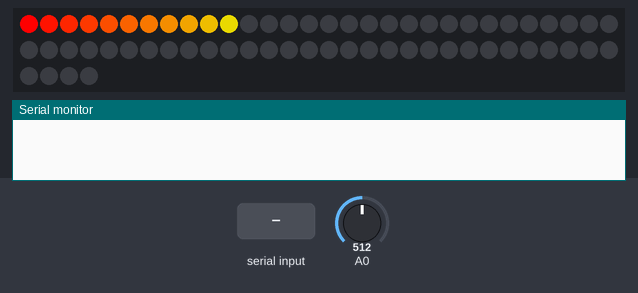
Recording of a program running on a simulated Arduino Uno, built with avr-gcc and run on an emulated ATmega328P. On the bench: 64 RGB LEDs in strip order, left to right, continuing on the next row, the last lines printed to the serial monitor. The test bench sets the inputs (shaded band); at power-on: A0 = 512. Dim RGB values are drawn brighter than linear.

Above: at 0.54 s.
At 4.5 s:
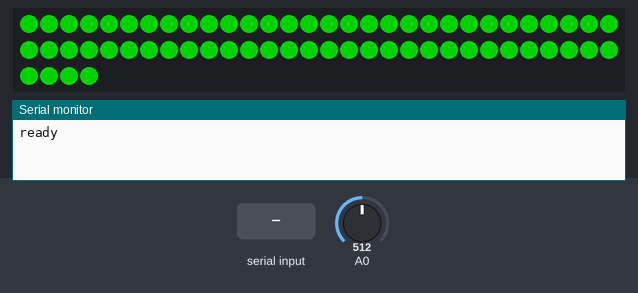
4.6 s: "set\n" received over Serial
At 5.8 s:
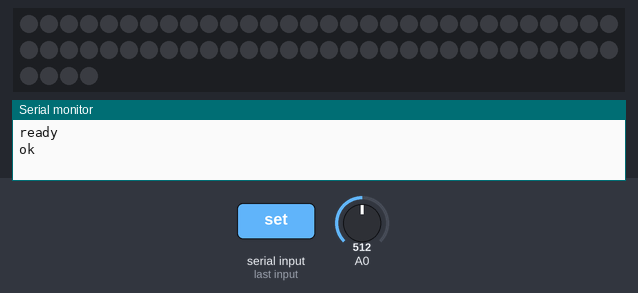
6.1 s: "get\n" received over Serial
7.6 s: "snc\n" received over Serial
Timing chart, 0 to 10.6 s (numbered marks = the images above; inputs shaded):
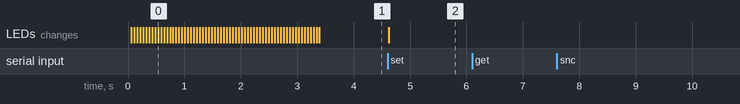

The program:

main.cpp
```cpp
// Led strip example

// #include "LedStrip.h"

// LedStrip<5> led_strip(8);

// void setup()
// {
//   led_strip.Clear();

//   for (uint32_t j = 0; j < led_strip.Size(); j++)
//     led_strip.Set(j, CRGB::Beige);
//   led_strip.Update();
// }

// void loop()
// {
//   delay(1000);
// }

// Button matrix example
#include "ButtonMatrix.h"
#include <String.h>
#include "LedStrip.h"
#include "CommandParser.h"

LedStrip<11> led_strip(64);
uint8_t power_pins_array[] = {2, 4};
ButtonMatrix button_matrix((uint32_t)2, (uint32_t)2, &power_pins_array[0], A0);
void setup()
{
  led_strip.TurnRainbowOnAnimation(50);
  led_strip.Fill(CRGB::Green);
  led_strip.Update();
  button_matrix.Setup();
  Serial.begin(115200);
  Serial.write("ready\n");
}
void loop()
{
  String command = Serial.readStringUntil('\n');
  Parse(command, led_strip, button_matrix);
}
/*
#include <Arduino.h>
#include <String.h>
#include "LedStrip.h"
LedStrip<11> led_strip(8);
CRGB ParseColor(String color_str);

#include <String.h>

uint32_t HandleChar(const char c);
uint32_t ToDecimal(const String &color_str);

void setup()
{
  Serial.begin(115200);
  Serial.write("ready\n");
  led_strip.Fill(CRGB::Green);
  led_strip.Update();
}
void loop()
{
  if (Serial.available())
  {

    String message = Serial.readStringUntil('\n');
    if (message.substring(0, 3) == "set")
    {
      // set board colors
      message.remove(0, 3);
      for (uint32_t i = 0; i < led_strip.Size(); i++)
      {
        String color_str = message.substring(i * 7, 6);
        CRGB color = ParseColor(color_str);
        led_strip.Set(i, color);
      }
      led_strip.Update();
      // Serial.print(1);
      Serial.write("ok\n");
    }
    else if (message.substring(0, 3) == "get")
    {

      // set board state
      message.remove(0, 3);
      Serial.print(0);
      Serial.print('\n');
    }
    // Serial.print('\n');
  }
  else
  {

    button_matrix.Scan();
  }
  // Serial.print("ok\n");
}

*/
```

ButtonMatrix.cpp
```cpp
#include "ButtonMatrix.h"
```

ButtonMatrix.h
```cpp
/// Handles button pres detection
/// Can by multiplexing over provided connections
/// Library is Arduino specific
#include <stdint.h>
#include <assert.h>

#include <Arduino.h>

#ifndef BUTTON_MATRIX_H
#define BUTTON_MATRIX_H

struct PinState
{

    inline static uint8_t High = 1;
    inline static uint8_t Low = 0;
    static uint8_t Not(uint8_t state)
    {
        if (state == 0)
            return PinState::High;
        else
            return PinState::Low;
    }
};

class ButtonMatrix
{
public:
    // button matrix height (no_buttons in height)
    uint32_t height;
    // button matrix width (no_buttons in width), number of pins used as output
    uint32_t width;
    // pins used as outputs (array length must mach width parameter)
    uint8_t *power_pins_array;

    uint8_t analog_input_pin;
    // button current states, has length of height * width
    bool *button_matrix;

    uint32_t no_debouncer_measurements = 100;
    ButtonMatrix(const uint32_t height,
                 const uint32_t width,
                 uint8_t *power_pins_array,
                 const uint8_t analog_input_pin) : width(width), height(height), analog_input_pin(analog_input_pin)
    {
        /// constructs ButtonMatrix object, in main file should be constructed
        /// as global object
        /// @param width button matrix width (no_buttons in width)
        /// @param height button matrix height (no_buttons in height)
        /// @param power_pins_array pins used as outputs (array length must mach width parameter)

        /// @note passed pins must be addresable pins on your board

        this->power_pins_array = new uint8_t[width];
        for (uint32_t i = 0; i < width; i++)
            this->power_pins_array[i] = power_pins_array[i];

        button_matrix = new bool[width * height];
        for (uint32_t i = 0; i < width * height; i++)
            button_matrix[i] = false;
    };
    void Setup()
    {
        /// SEt up function should be invoked in the "setup()" function
        for (uint32_t w = 0; w < width; w++)
            pinMode(power_pins_array[w], OUTPUT);
    }
    uint32_t Scan()
    {
        /// scans buttons and updates button matrix field with new states
        /// this function might take a while to excute
        // uint32_t voltage = 0;
        // for (uint32_t i = 0; i < no_debouncer_measurements; i++)
        //     voltage += analogRead(analog_input_pin);

        return analogRead(analog_input_pin);
    }
    void DecodeVoltageMeasurement(uint32_t voltage)
    {
    }
    bool GetState(const uint32_t w, const uint32_t h)
    {
        return button_matrix[Conv1d(w, h)];
    }

    uint32_t GetHeight()
    {
        return height;
    }
    uint32_t GetWidth()
    {
        return width;
    }

    void SetStripStateHigh(const uint32_t w)
    {
        for (uint32_t i = 0; i < width; i++)
            digitalWrite(power_pins_array[w], LOW);
        digitalWrite(power_pins_array[w], HIGH);
    }
    uint32_t ReadStripState(const uint32_t w)
    {

        auto voltage = Scan();
        DecodeVoltageMeasurement(voltage);
        return voltage;
    }

    uint32_t Conv1d(const uint32_t h, const uint32_t w)
    {
        assert(h < height && w < width);
        return h * width + w;
    }
};

#endif
```

CommandParser.h
```cpp
#include "ButtonMatrix.h"
#include "LedStrip.h"
#include <String.h>

uint32_t ToDecimal(const String &color_str);
uint32_t HandleChar(const char c);
CRGB ParseColor(String color_str);

template <uint8_t PIN>
int HandleLedStripUpdate(String command, LedStrip<PIN> &led_strip_handle);

int HandleBoardScan(ButtonMatrix &button_matrix_handle);

template <uint8_t PIN>
void Parse(const String &command, LedStrip<PIN> &led_strip_handle, ButtonMatrix &button_matrix_handle)
{
    if (command.substring(0, 3) == "set")
    {
        HandleLedStripUpdate(command, led_strip_handle);
        Serial.write('\n');
    }
    else if (command.substring(0, 3) == "get")
    {
        HandleBoardScan(button_matrix_handle);
        Serial.write('\n');
    }
    else if (command.substring(0, 3) == "snc") // synchronize
    {
        HandleLedStripUpdate(command, led_strip_handle);
        HandleBoardScan(button_matrix_handle);
        Serial.write('\n');
    }
}

template <uint8_t PIN>
int HandleLedStripUpdate(String command, LedStrip<PIN> &led_strip_handle)
{
    command.remove(0, 3);
    led_strip_handle.Clear();
    String message = "";
    for (uint32_t i = 0; i < led_strip_handle.Size(); i++)
    {
        String color_str = command.substring(i * 7, i * 7 + 6);
        // message += color_str;
        // message += " ";
        CRGB color = ParseColor(color_str);
        // message += String((int)color[0]);
        // message += " ";
        // message += color.g;
        // message += " ";
        // message += color.g;
        // message += " ";
        uint32_t id = i;

        {
            int r = id / 8;
            int c = id % 8;

            if (r % 2 == 1)
                c = 7 - c;

            id = r * 8 + c;
        }
        led_strip_handle.Set(id, color);
    }

    led_strip_handle.Update();
    // Serial.write(message.c_str());
    Serial.write("ok");

    // Serial.write("GENERAL BUTTON MATRIX ERROR");

    return 0;
}

int HandleBoardScan(ButtonMatrix &button_matrix_handle)
{
    String answer = "";
    for (int16_t w = 0; w < button_matrix_handle.GetWidth(); w++)
    {
        answer += String(w) + ' ';
        button_matrix_handle.SetStripStateHigh(w);
        answer += String(button_matrix_handle.Scan());
        answer += ' ';
    }
    Serial.write("ok");
    Serial.write(answer.c_str());
    return 0;
}

CRGB ParseColor(String color_str)
{
    uint8_t r, g, b;
    // incoming data looks as follows:
    // e.g. e5g8ab
    // these are 3 256 bit numbers encoded in base 16 and passed together
    // if one og these is < 16 string would look like:
    // 01b700
    // always 6 characters long

    color_str.toUpperCase();
    // to prepate for base 16 to base 10 conversion
    r = ToDecimal(color_str.substring(0, 2));
    g = ToDecimal(color_str.substring(2, 4));
    b = ToDecimal(color_str.substring(4, 6));
    return CRGB(r, g, b);
}

uint32_t HandleChar(const char c)
{
    if (c >= '0' && c <= '9')
        return (int)c - '0';
    else
        return (int)c - 'A' + 10;
}

// Function to convert a number from base 16 to base 10
// to decimal
uint32_t ToDecimal(const String &color_str)
{
    int len = color_str.length();
    int power = 1; // Initialize power of base
    int num = 0;   // Initialize result
    int i;

    // Decimal equivalent is str[len-1]*1 +
    // str[len-2]*base + str[len-3]*(base^2) + ...
    for (i = len - 1; i >= 0; i--)
    {
        // A digit in input number must be
        // less than number's base
        if (HandleChar(color_str[i]) >= 16)
        {
            return -1;
        }

        num += HandleChar(color_str[i]) * power;
        power = power * 16;
    }

    return num;
}
```

LedStrip.cpp
```cpp
#include "LedStrip.h"
CRGB Rainbow(unsigned id, unsigned max_id)
{
    // sine wave algorithm
    // 3 parts
    // 1 :
    // r = cos(i) , g = sin(i), b =0
    // 2 :
    // r = 0 , g = cos(i), b = sin(x)
    // 3:
    // r = sin(i) , g = 0, b = cos(x)
    // every part is max_height / 3 translates into 0, PI/2

    // so for example in point 1/3 * max_height
    // r = cos(PI/2) = 0, g = sin(PI/2) = 1, b = 0
    char witch_third = id / (max_id / 3);

    double height_in_radians;
    switch (witch_third)
    {
    case 0:
        height_in_radians = id * M_PI / (max_id / 3) / 2;

        return CRGB(cos(height_in_radians) * 255, sin(height_in_radians) * 255,
                    0);
    case 1:
        id -= max_id / 3;
        height_in_radians = id * M_PI / (max_id / 3) / 2;
        return CRGB(0, cos(height_in_radians) * 255,
                    sin(height_in_radians) * 255);

    case 2:
        id -= 2 * max_id / 3;
        height_in_radians = id * M_PI / (max_id / 3) / 2;
        return CRGB(sin(height_in_radians) * 255, 0,
                    cos(height_in_radians) * 255);
    }

    return CRGB::Red;
}
bool IsEqual(const CRGB &color_a, const CRGB &color_b)
{
    if (color_a.r != color_b.r)
        return false;
    if (color_a.g != color_b.g)
        return false;
    if (color_a.b != color_b.b)
        return false;
    return true;
}
```

LedStrip.h
```cpp
//// Wrapper over FastLED library, simplifies usage and hides

#include <FastLED.h>
#include <stdint.h> /// for special uint tyoes like uint32_t

#ifndef LED_STRIP_H
#define LED_STRIP_H

template <uint8_t PIN>
class LedStrip
{
    /// handles adresing led's in led strip individually
    /// acts as glorified dynamic array wrapper

    /// led strip connector pin
    const uint8_t pin = PIN;
    /// number of individually adressed leds
    uint32_t no_leds;
    /// raw led array pointer
    CRGB *leds;

public:
    /// object constructor,
    /// by default all leds are set to black (no collor)
    /// @param no_leds number of individually adressed leds
    LedStrip(uint32_t no_leds)
    {
        SetNoLeds(no_leds);
        Fill(CRGB::Black);
    };
    /// destructor
    ~LedStrip() { delete[] leds; }
    /// sets specific led to given color
    /// @param position id of adressed led
    /// @param color new color of targetted led
    void Set(uint32_t position, const CRGB &color)
    {
        leds[position] = color;
    }

    /// [] operator, gives direct acces to specified led
    /// @param position id of adressed led
    /// @returns direct acces to led under the given position
    CRGB &operator[](const uint32_t position)
    {
        assert(position < Size());
        return leds[position];
    }
    /// forces led strip to update it's colors
    void Update()
    {
        FastLED.show();
    }
    /// changes color in every connected led to specified
    /// @param color new color of each led
    void Fill(const CRGB &color)
    {
        for (uint32_t i = 0; i < no_leds; i++)
            leds[i] = color;
    }
    /// changes color in every connected led to black
    void Clear()
    {
        Fill(CRGB::Black);
    }
    /// @return number of individually adressed leds,
    ///     in std library every list-like class,
    ///     uses "size" function to acces length of list
    uint32_t Size() { return GetNoLeds(); }
    /// @return led strip connector pin
    uint8_t GetPin() { return pin; }

    /// @return number of individually adressed leds
    uint32_t GetNoLeds() { return no_leds; }

    /// setter for noumber of addressed leds
    /// @param no_leds new noumber of leds
    /// @note no_leds does not need to match length of physical led strip
    void SetNoLeds(uint32_t no_leds)
    {
        delete[] leds;
        this->no_leds = no_leds;
        leds = new CRGB[no_leds];
        FastLED.addLeds<NEOPIXEL, PIN>(leds, no_leds); // GRB ordering is assumed
    }

    void TurnRainbowOnAnimation(uint32_t animation_speed)
    {
        Clear();
        for (uint32_t j = 0; j < Size(); j++)
        {
            Set(j, Rainbow(j, Size() + 1));
            Update();
            delay(animation_speed);
        }
    }
};
/// calculates color present in id point on the rainbow scale <0 to max_id>
CRGB Rainbow(unsigned id, unsigned max_id);

/// comapere two colors if the're equal retuen true else return false
bool IsEqual(const CRGB &color_a, const CRGB &color_b);

// CRGB FromBase16(const string &color)

#endif
```

Measured:
- after the input at 4.6 s, the LEDs: change at once (image 2)
